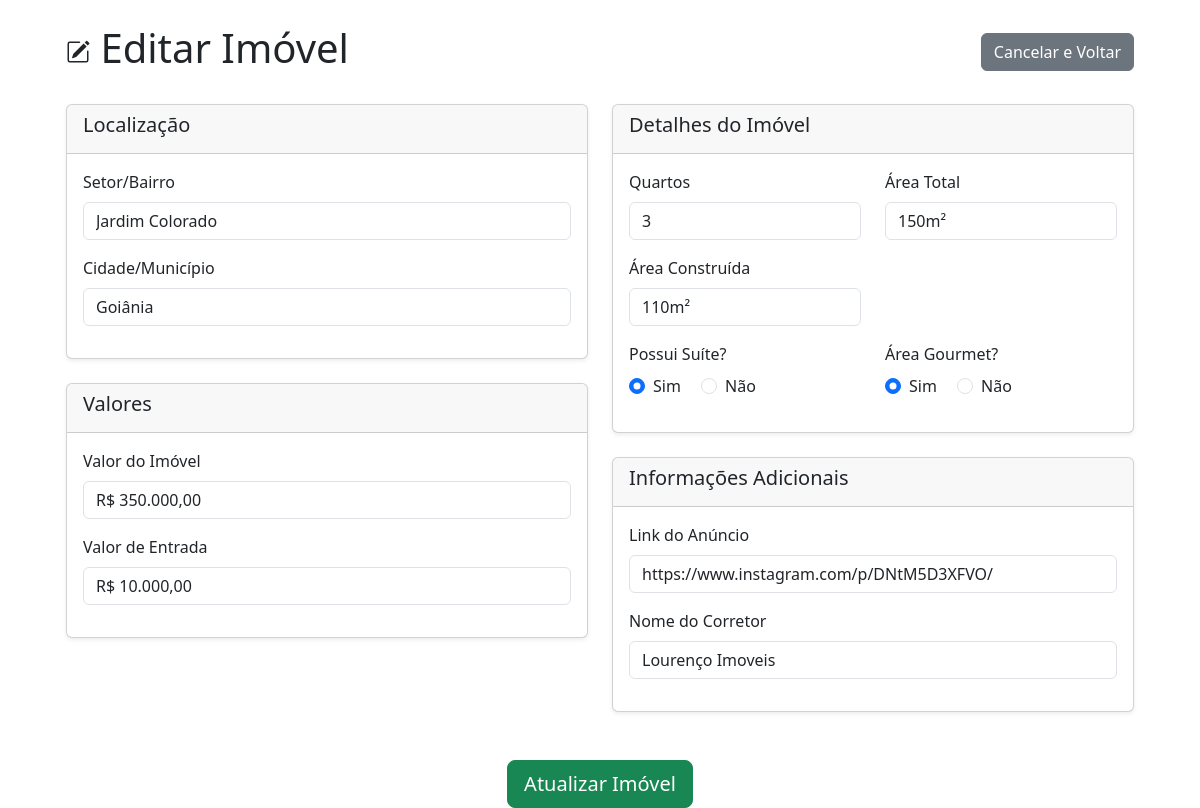
The page /editar/8 on the database its author committed.
### models.py (models this page shows, shortened)
class Imoveis(db.Model):
    __tablename__ = 'Imoveis'
    id = db.Column(db.Integer, primary_key=True,autoincrement=True)
    bairro = db.Column(db.String, nullable=False)
    cidade = db.Column(db.String, nullable=False)
    estado = db.Column(db.String, nullable=False, default='Go')
    preco = db.Column(db.Integer, nullable=False)
    quartos = db.Column(db.Integer, nullable=False)
    area_total = db.Column(db.String)
    area_construida = db.Column(db.String)
    area_gourmet = db.Column(db.String)
    suite = db.Column(db.String)
    valor_entrada = db.Column(db.Integer)
    link_anuncio = db.Column(db.String, nullable=False)
    id_corretor = db.Column(db.Integer, db.ForeignKey('Corretores.id'), nullable=False)
    corretor = db.relationship('Corretores', backref='Imoveis')

class Corretores(db.Model):
    __tablename__ = 'Corretores'
    id = db.Column(db.Integer, primary_key=True, autoincrement=True)
    nome = db.Column(db.String,nullable=False)
    contato = db.Column(db.String, nullable=False)

### routes.py (the view)
@rotas.route('/editar/<int:id>')
def editar(id):
  imovel = Imoveis.query.filter_by(id=id).first()
  corretores = Corretores.query.all()
  return render_template('edit_imovel.html',imovel=imovel,corretores=corretores)

### templates/edit_imovel.html (shortened to what this page needs)
{% extends 'base.html' %}
{% block content %}
<div class="container mt-4">
    <div class="d-flex justify-content-between align-items-center mb-4">
        <h1> Editar Imóvel</h1>
        <a href="{{ url_for('rotas.home') }}" class="btn btn-secondary">Cancelar e Voltar</a>
    </div>
    <form action="{{url_for('rotas.atualizar')}}" method="POST">
        <div class="row">
            <div class="col-md-6">
                <div class="card shadow-sm mb-4">
                    <div class="card-header">
                        <h5>Localização</h5>
                    </div>
                    <div class="card-body">
                        <div class="mb-3">
                            <label for="bairro" class="form-label">Setor/Bairro</label>
                            <input type="text" class="form-control" id="bairro" name="bairro" value="{{imovel.bairro}}" required>
                        </div>
                        <div class="mb-3">
                            <label for="cidade" class="form-label">Cidade/Município</label>
                           <select class="form-control" id="cidade" name="cidade" required>
                             <option value="{{imovel.cidade}}" selected>{{imovel.cidade}}</option>
                            </select>
                        </div>
                    </div>
                </div>
                <div class="card shadow-sm mb-4">
                    <div class="card-header">
                        <h5>Valores</h5>
                    </div>
                    <div class="card-body">
                        <div class="mb-3">
                            <label for="preco" class="form-label">Valor do Imóvel</label>
                            <input type="text" class="form-control money" id="preco" name="preco" value="{{imovel.preco}}" required>
                        </div>
                        <div class="mb-3">
                            <label for="valor_entrada" class="form-label">Valor de Entrada</label>
                            <input type="text" class="form-control money" id="valor_entrada" name="valor_entrada" value="{{imovel.valor_entrada}}" required>
                        </div>
                    </div>
                </div>
            </div>
            <div class="col-md-6">
                <div class="card shadow-sm mb-4">
                    <div class="card-header">
                        <h5>Detalhes do Imóvel</h5>
                    </div>
                    <div class="card-body">
                         <div class="row">
                            <div class="col-sm-6 mb-3">
                                <label for="quartos" class="form-label">Quartos</label>
                                <select class="form-control" id="quartos" name="quartos" required>
                                 <option value="{{imovel.quartos}}" selected>{{imovel.quartos}}</option>
                                </select>
                            </div>
                            <div class="col-sm-6 mb-3">
                                <label for="area_total" class="form-label">Área Total</label>
                                <input type="text" class="form-control area" id="area_total" name="area_total" value="{{imovel.area_total}}" required>
                            </div>
                             <div class="col-sm-6 mb-3">
                                <label for="area_construida" class="form-label">Área Construída</label>
                                <input type="text" class="form-control area" id="area_construida" name="area_construida" value="{{imovel.area_construida}}" required>
                            </div>
                        </div>
                        <div class="row">
                           <div class="col-sm-6 mb-3">
                                <label class="form-label d-block">Possui Suíte?</label>
                                <div class="form-check form-check-inline">
                                    <input class="form-check-input" type="radio" name="suite" id="suiteSim" value="Sim" {% if imovel.suite == 'Sim' %}checked{% endif %} required>
                                    <label class="form-check-label" for="suiteSim">Sim</label>
                                </div>
                                <div class="form-check form-check-inline">
                                    <input class="form-check-input" type="radio" name="suite" id="suiteNao" value="Não" {% if imovel.suite == 'Não' %}checked{% endif %}>
                                    <label class="form-check-label" for="suiteNao">Não</label>
                                </div>
                            </div>
                           <div class="col-sm-6 mb-3">
                                <label class="form-label d-block">Área Gourmet?</label>
                                <div class="form-check form-check-inline">
                                    <input class="form-check-input" type="radio" name="area_gourmet" id="gourmetSim" value="Sim" {% if imovel.area_gourmet == 'Sim' %}checked{% endif %} required>
                                    <label class="form-check-label" for="gourmetSim">Sim</label>
                                </div>
                                <div class="form-check form-check-inline">
                                    <input class="form-check-input" type="radio" name="area_gourmet" id="gourmetNao" value="Não" {% if imovel.area_gourmet == 'Não' %}checked{% endif %}>
                                    <label class="form-check-label" for="gourmetNao">Não</label>
                                </div>
                            </div>
                        </div>
                    </div>
                </div>
                <div class="card shadow-sm mb-4">
                    <div class="card-header">
                        <h5>Informações Adicionais</h5>
                    </div>
                    <div class="card-body">
                         <div class="mb-3">
                            <label for="link" class="form-label">Link do Anúncio</label>
                            <input type="url" class="form-control" id="link" name="link_anuncio" value="{{imovel.link_anuncio}}" required>
                        </div>
                        <div class="mb-3">
                            <label for="nome_corretor" class="form-label">Nome do Corretor</label>
                            <select class="form-control" id="nome_corretor" name="nome_corretor" required>
                                <option value="{{ imovel.corretor.nome }}" selected>{{ imovel.corretor.nome }}</option>
                            </select>
                        </div>
                    </div>
                </div>
            </div>
        </div>
        <div class="mt-4 text-center">
            <button type="submit" class="btn btn-success btn-lg">Atualizar Imóvel</button>
        </div>
    </form>
</div>
{% endblock %}

### rows shown on the page
Imoveis: bairro "Jardim Colorado", cidade "Goiânia", preco "R$ 350.000,00", quartos "3", area_total "150m²", area_construida "110m²", suite "☑ Sim", suite "☐ Não", area_gourmet "☑ Sim", area_gourmet "☐ Não", link_anuncio "https://www.instagram.com/p/DNtM5D3XFVO/"
Corretores: nome_corretor "Lourenço Imoveis"
